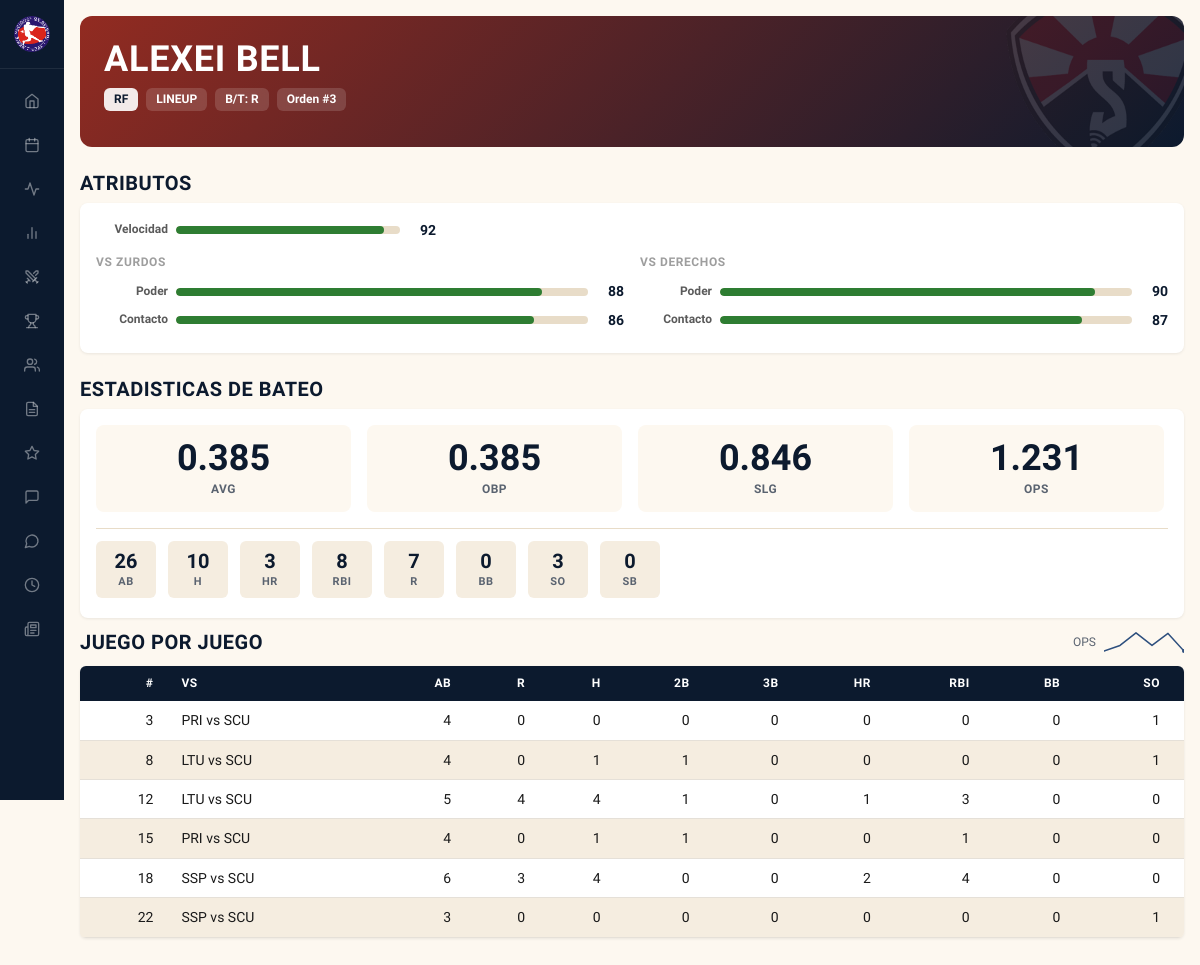
/player/99, run on an earlier commit of the app's database.
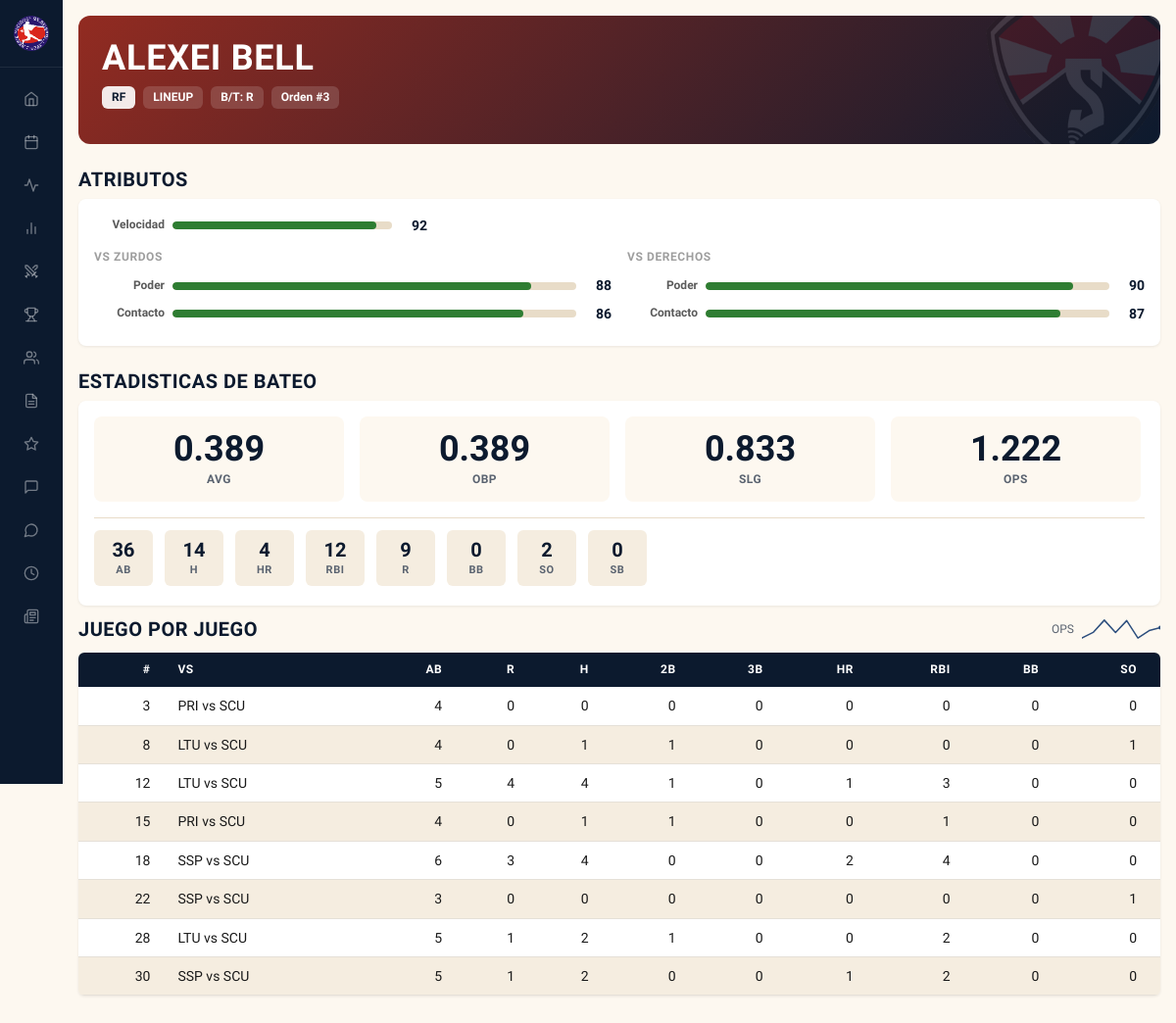
And on a later commit of the database.
### tables this page shows
CREATE TABLE teams (
            id INTEGER PRIMARY KEY,
            name TEXT NOT NULL,
            short_name TEXT NOT NULL,
            full_name TEXT NOT NULL,
            owner TEXT NOT NULL,
            rank_overall INTEGER,
            rank_pitching INTEGER,
            rank_batting INTEGER,
            rank_fielding INTEGER,
            rank_speed INTEGER,
            rank_pre_draft INTEGER,
            rank_post_draft INTEGER,
            color_primary TEXT,
            color_secondary TEXT,
            logo_file TEXT,
            banner_file TEXT
        );

CREATE TABLE players (
            id INTEGER PRIMARY KEY,
            team_id INTEGER REFERENCES teams(id),
            name TEXT NOT NULL,
            full_name TEXT,
            position TEXT NOT NULL,
            bats_throws TEXT,
            role TEXT NOT NULL,
            lineup_order INTEGER,
            bullpen_role TEXT,
            is_drafted INTEGER DEFAULT 0,
            photo_file TEXT
        );

CREATE TABLE batting_stats (
            id INTEGER PRIMARY KEY,
            game_id INTEGER REFERENCES games(id) ON DELETE CASCADE,
            player_id INTEGER REFERENCES players(id),
            team_id INTEGER REFERENCES teams(id),
            AB INTEGER DEFAULT 0,
            R INTEGER DEFAULT 0,
            H INTEGER DEFAULT 0,
            doubles INTEGER DEFAULT 0,
            triples INTEGER DEFAULT 0,
            HR INTEGER DEFAULT 0,
            RBI INTEGER DEFAULT 0,
            BB INTEGER DEFAULT 0,
            SO INTEGER DEFAULT 0,
            SB INTEGER DEFAULT 0,
            UNIQUE(game_id, player_id)
        );

CREATE TABLE schedule (
            id INTEGER PRIMARY KEY,
            game_num INTEGER,
            week_num INTEGER,
            home_team_id INTEGER REFERENCES teams(id),
            away_team_id INTEGER REFERENCES teams(id),
            phase TEXT DEFAULT 'regular',
            series_game INTEGER
        );

### blueprints/players/routes.py (the view)
@players_bp.route('/player/<int:player_id>')
def player(player_id: int) -> str:
    p = Player.get_with_team(player_id)
    if not p:
        abort(404)
    bat_games = p.batting_log()
    pitch_games = p.pitching_log()
    return render_template(
        'player.html',
        player=p,
        draft=p.draft_info(),
        attrs=p.attributes(),
        bat_games=bat_games,
        bat_totals=p.batting_line(),
        pitch_games=pitch_games,
        pitch_totals=p.pitching_line(),
        bat_spark=p.batting_sparkline(),
        pitch_spark=p.pitching_sparkline(),
    )

### templates/player.html (shortened to what this page needs)
{% extends "base.html" %}
{% from 'components/stat_box.html' import stat_box %}
{% from 'components/attr_bar.html' import attr_bar %}
{% from 'components/sparkline.html' import sparkline %}
{% from 'components/logo_img.html' import logo_img %}
{% from 'components/empty_state.html' import empty_state %}
{% block content %}
<div class="player-hero" style="--team-color: {{ player.color_primary }}">
    {% if player.logo_file %}
    <img src="{{ url_for('static', filename='graphics/' + player.logo_file) }}"
         alt="" class="player-hero-bg-logo" aria-hidden="true">
    {% endif %}
    <div class="player-hero-info">
        <div class="player-hero-name">{{ player.full_name or player.name }}</div>
        <div class="player-hero-tags">
            <span class="player-hero-tag player-hero-tag-accent">{{ player.position }}</span>
            <span class="player-hero-tag">{{ player.role|upper }}</span>
            {% if player.role in ('lineup', 'bench') %}
                <span class="player-hero-tag">B/T: {{ player.bats_throws }}</span>
                {% if player.lineup_order %}
                    <span class="player-hero-tag">Orden #{{ player.lineup_order }}</span>
                {% endif %}
            {% else %}
                <span class="player-hero-tag">Tira: {{ player.bats_throws }}</span>
                {% if player.bullpen_role %}
                    <span class="player-hero-tag">{{ player.bullpen_role }}</span>
                {% endif %}
            {% endif %}
        </div>
    </div>
</div>
{% if attrs %}
<h2>Atributos</h2>
<div class="card team-scoped" style="--team-color: {{ player.color_primary }}">
    {% if attrs.power_vs_l is not none %}
    <div class="attr-standalone">
        {{ attr_bar(attrs.speed, 'Velocidad') }}
    </div>
    <div class="attr-panel">
        <div class="attr-panel-section">
            <h4>vs Zurdos</h4>
            {{ attr_bar(attrs.power_vs_l, 'Poder') }}
            {{ attr_bar(attrs.contact_vs_l, 'Contacto') }}
        </div>
        <div class="attr-panel-section">
            <h4>vs Derechos</h4>
            {{ attr_bar(attrs.power_vs_r, 'Poder') }}
            {{ attr_bar(attrs.contact_vs_r, 'Contacto') }}
        </div>
    </div>
    {% endif %}
</div>
{% endif %}
{% if bat_totals and bat_totals.AB and bat_totals.AB > 0 %}
<h2>Estadisticas de Bateo</h2>
<div class="card team-scoped" style="--team-color: {{ player.color_primary }}">
    <div class="stat-rates">
        {{ stat_box("%.3f"|format(bat_totals.AVG), 'AVG') }}
        {{ stat_box("%.3f"|format(bat_totals.OBP), 'OBP') }}
        {{ stat_box("%.3f"|format(bat_totals.SLG), 'SLG') }}
        {{ stat_box("%.3f"|format(bat_totals.OPS), 'OPS') }}
    </div>
    <div class="stat-counting">
        {{ stat_box(bat_totals.AB, 'AB') }}
        {{ stat_box(bat_totals.H, 'H') }}
        {{ stat_box(bat_totals.HR, 'HR') }}
        {{ stat_box(bat_totals.RBI, 'RBI') }}
        {{ stat_box(bat_totals.R, 'R') }}
        {{ stat_box(bat_totals.BB, 'BB') }}
        {{ stat_box(bat_totals.SO, 'SO') }}
        {{ stat_box(bat_totals.SB, 'SB') }}
    </div>
</div>
<div class="game-log-header">
    <h2>Juego por Juego</h2>
    {% if bat_spark %}
    <div class="game-log-spark">
        <span class="text-sm text-muted">OPS</span>
        {{ sparkline(bat_spark, width=80, height=24) }}
    </div>
    {% endif %}
</div>
<div class="table-scroll">
<table class="stat-table">
    <thead>
        <tr><th class="num" scope="col">#</th><th scope="col">vs</th><th class="num" scope="col">AB</th><th class="num" scope="col">R</th><th class="num" scope="col">H</th>
        <th class="num" scope="col">2B</th><th class="num" scope="col">3B</th><th class="num" scope="col">HR</th><th class="num" scope="col">RBI</th>
        <th class="num" scope="col">BB</th><th class="num" scope="col">SO</th></tr>
    </thead>
    <tbody>
    {% for bg in bat_games %}
    <tr>
        <td class="num">{{ bg.game_num }}</td>
        <td>{{ bg.home_short }} vs {{ bg.away_short }}</td>
        <td class="num">{{ bg.AB }}</td><td class="num">{{ bg.R }}</td><td class="num">{{ bg.H }}</td>
        <td class="num">{{ bg.doubles }}</td><td class="num">{{ bg.triples }}</td><td class="num">{{ bg.HR }}</td>
        <td class="num">{{ bg.RBI }}</td><td class="num">{{ bg.BB }}</td><td class="num">{{ bg.SO }}</td>
    </tr>
    {% endfor %}
    </tbody>
</table>
</div>
{% endif %}
{% endblock %}

### templates/base.html (shortened to what this page needs)
<!DOCTYPE html>
<html lang="es">
<head>
    <link rel="stylesheet" href="{{ url_for('static', filename='style.css') }}">
    <link rel="stylesheet" href="{{ url_for('static', filename='mobile.css') }}">
</head>
<body>
    <aside class="sidebar" id="sidebar">
        <div class="sidebar-header">
            <img src="{{ url_for('static', filename='graphics/serie-nacional.png') }}" class="sidebar-logo" alt="Serie Nacional de Beisbol">
        </div>
        <nav class="sidebar-nav" role="navigation" aria-label="Navegacion principal">
            <a href="{{ url_for('main.index') }}" {% if request.endpoint == 'main.index' %}class="active"{% endif %}>
                <svg viewBox="0 0 24 24" fill="none" stroke="currentColor" stroke-width="2" stroke-linecap="round" stroke-linejoin="round"><path d="M3 9l9-7 9 7v11a2 2 0 0 1-2 2H5a2 2 0 0 1-2-2z"/><polyline points="9 22 9 12 15 12 15 22"/></svg>
            </a>
            <a href="{{ url_for('schedule.schedule') }}" {% if request.endpoint == 'schedule.schedule' %}class="active"{% endif %}>
                <svg viewBox="0 0 24 24" fill="none" stroke="currentColor" stroke-width="2" stroke-linecap="round" stroke-linejoin="round"><rect x="3" y="4" width="18" height="18" rx="2" ry="2"/><line x1="16" y1="2" x2="16" y2="6"/><line x1="8" y1="2" x2="8" y2="6"/><line x1="3" y1="10" x2="21" y2="10"/></svg>
            </a>
            <a href="{{ url_for('leaders.leaders') }}" {% if request.endpoint == 'leaders.leaders' %}class="active"{% endif %}>
                <svg viewBox="0 0 24 24" fill="none" stroke="currentColor" stroke-width="2" stroke-linecap="round" stroke-linejoin="round"><polyline points="22 12 18 12 15 21 9 3 6 12 2 12"/></svg>
            </a>
            <a href="{{ url_for('team_stats.team_stats') }}" {% if request.endpoint == 'team_stats.team_stats' %}class="active"{% endif %}>
                <svg viewBox="0 0 24 24" fill="none" stroke="currentColor" stroke-width="2" stroke-linecap="round" stroke-linejoin="round"><line x1="18" y1="20" x2="18" y2="10"/><line x1="12" y1="20" x2="12" y2="4"/><line x1="6" y1="20" x2="6" y2="14"/></svg>
            </a>
            <a href="{{ url_for('versus.versus') }}" {% if request.endpoint == 'versus.versus' %}class="active"{% endif %}>
            </a>
            <a href="{{ url_for('mvp_race.mvp_race') }}" {% if request.endpoint == 'mvp_race.mvp_race' %}class="active"{% endif %}>
            </a>
            <a href="{{ url_for('players.all_players') }}" {% if request.endpoint == 'players.all_players' %}class="active"{% endif %}>
                <svg viewBox="0 0 24 24" fill="none" stroke="currentColor" stroke-width="2" stroke-linecap="round" stroke-linejoin="round"><path d="M17 21v-2a4 4 0 0 0-4-4H5a4 4 0 0 0-4 4v2"/><circle cx="9" cy="7" r="4"/><path d="M23 21v-2a4 4 0 0 0-3-3.87"/><path d="M16 3.13a4 4 0 0 1 0 7.75"/></svg>
            </a>
            <a href="{{ url_for('draft.draft') }}" {% if request.endpoint == 'draft.draft' %}class="active"{% endif %}>
                <svg viewBox="0 0 24 24" fill="none" stroke="currentColor" stroke-width="2" stroke-linecap="round" stroke-linejoin="round"><path d="M14 2H6a2 2 0 0 0-2 2v16a2 2 0 0 0 2 2h12a2 2 0 0 0 2-2V8z"/><polyline points="14 2 14 8 20 8"/><line x1="16" y1="13" x2="8" y2="13"/><line x1="16" y1="17" x2="8" y2="17"/></svg>
            </a>
            <a href="{{ url_for('playoffs.playoffs') }}" {% if request.endpoint == 'playoffs.playoffs' %}class="active"{% endif %}>
                <svg viewBox="0 0 24 24" fill="none" stroke="currentColor" stroke-width="2" stroke-linecap="round" stroke-linejoin="round"><polygon points="12 2 15.09 8.26 22 9.27 17 14.14 18.18 21.02 12 17.77 5.82 21.02 7 14.14 2 9.27 8.91 8.26 12 2"/></svg>
            </a>
            <a href="{{ url_for('antesala.antesala') }}" {% if request.endpoint == 'antesala.antesala' %}class="active"{% endif %}>
                <svg viewBox="0 0 24 24" fill="none" stroke="currentColor" stroke-width="2" stroke-linecap="round" stroke-linejoin="round"><path d="M21 15a2 2 0 0 1-2 2H7l-4 4V5a2 2 0 0 1 2-2h14a2 2 0 0 1 2 2z"/></svg>
            </a>
            <a href="{{ url_for('tweets.tweets') }}" {% if request.endpoint == 'tweets.tweets' %}class="active"{% endif %}>
                <svg viewBox="0 0 24 24" fill="none" stroke="currentColor" stroke-width="2" stroke-linecap="round" stroke-linejoin="round"><path d="M7.9 20A9 9 0 1 0 4 16.1L2 22Z"/></svg>
            </a>
            <a href="{{ url_for('weekly.weekly') }}" {% if request.endpoint == 'weekly.weekly' %}class="active"{% endif %}>
                <svg viewBox="0 0 24 24" fill="none" stroke="currentColor" stroke-width="2" stroke-linecap="round" stroke-linejoin="round"><circle cx="12" cy="12" r="10"/><polyline points="12 6 12 12 16 14"/></svg>
            </a>
            <a href="{{ url_for('periodico.periodico_index') }}" {% if request.endpoint and request.endpoint.startswith('periodico.') %}class="active"{% endif %}>
                <svg viewBox="0 0 24 24" fill="none" stroke="currentColor" stroke-width="2" stroke-linecap="round" stroke-linejoin="round"><path d="M4 22h16a2 2 0 0 0 2-2V4a2 2 0 0 0-2-2H8a2 2 0 0 0-2 2v16a2 2 0 0 1-2 2Zm0 0a2 2 0 0 1-2-2v-9c0-1.1.9-2 2-2h2"/><path d="M18 14h-8"/><path d="M15 18h-5"/><path d="M10 6h8v4h-8V6Z"/></svg>
            </a>
        </nav>
    </aside>
    <main class="main-content" id="main">
        <div class="container">
            {% block content %}{% endblock %}
        </div>
    </main>
</body>
</html>

### templates/components/stat_box.html
{% macro stat_box(value, label, animate=True) %}
<div class="stat-box">{% if animate %}<span class="val" data-animate="{{ value }}">{{ value }}</span>{% else %}<span class="val">{{ value }}</span>{% endif %}<span class="label">{{ label }}</span></div>
{% endmacro %}

### templates/components/attr_bar.html
{% macro attr_bar(value, label, max=99) %}
{% set pct = (value / max * 100)|round(1) %}
{% if value >= 85 %}{% set tier = 'elite' %}
{% elif value >= 70 %}{% set tier = 'good' %}
{% elif value >= 55 %}{% set tier = 'avg' %}
{% else %}{% set tier = 'low' %}{% endif %}
<div class="attr-bar">
    <span class="attr-bar-label">{{ label }}</span>
    <div class="attr-bar-track">
        <div class="attr-bar-fill attr-bar-{{ tier }}" style="width: {{ pct }}%"></div>
    </div>
    <span class="attr-bar-value">{{ value }}</span>
</div>
{% endmacro %}

### templates/components/sparkline.html (shortened to what this page needs)
{% macro sparkline(points, width=60, height=18) %}
{% if points and points|length > 1 %}
    {% set coords = [] %}
    <svg class="sparkline" viewBox="0 0 {{ width }} {{ height }}" width="{{ width }}" height="{{ height }}" preserveAspectRatio="none" aria-hidden="true">
        <polyline points="{{ coords|join(' ') }}"
                  fill="none" stroke="currentColor" stroke-width="1.5"
                  stroke-linecap="round" stroke-linejoin="round"/>
        {% set last = coords[-1].split(',') %}
        <circle cx="{{ last[0] }}" cy="{{ last[1] }}" r="2" fill="currentColor"/>
    </svg>
{% elif points and points|length == 1 %}
    <svg class="sparkline" viewBox="0 0 {{ width }} {{ height }}" width="{{ width }}" height="{{ height }}" preserveAspectRatio="none" aria-hidden="true">
        <circle cx="{{ width / 2 }}" cy="{{ height / 2 }}" r="2" fill="currentColor"/>
    </svg>
{% else %}
    <span class="sparkline-empty" aria-hidden="true"></span>
{% endif %}
{% endmacro %}

What changed in the data, as far as the page shows it:
changed batting_stats (number 1 of 8 on the later page): SO "1" → "0"
added batting_stats: game_num "28", home_short "LTU", away_short "SCU", AB "5", R "1", H "2", doubles "1", triples "0", HR "0", RBI "2", BB "0", SO "0"
added batting_stats: game_num "30", home_short "SSP", away_short "SCU", AB "5", R "1", H "2", doubles "0", triples "0", HR "1", RBI "2", BB "0", SO "0"
Also different on the page:
{{ value }}: "0.385 0.385 0.846 1.231 26 10 3 8 7 0 3 0" → "0.389 0.389 0.833 1.222 36 14 4 12 9 0 2 0"
